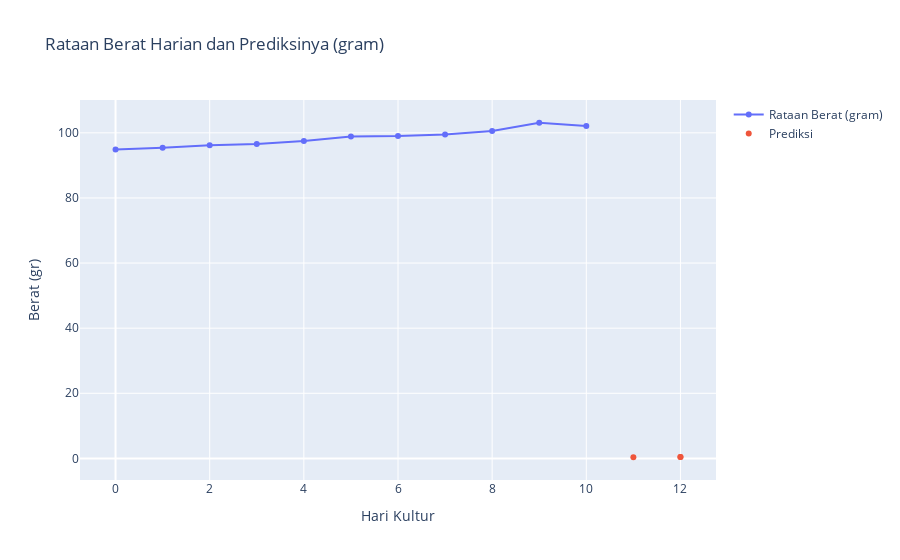

This figure's notebook cell:
### Code cell
# Grafik Pertumbuhan ABW

def pred_abw(n):
  y = 0.0016 * (n ** 2) + 0.0261 * (n) - 0.1265
  return y

pred_x = [kolam.iloc[-1,1]+1, kolam.iloc[-1,1]+2, kolam.iloc[-1,1]+2]
pred_y = []

for i in pred_x:
  y = pred_abw(i)
  pred_y.append(y)

fig = go.Figure()
fig.add_trace(go.Scatter(x=kolam['Hari Kalender'], y=kolam['ABW (g)'],
                    mode='lines+markers',
                    name='Rataan Berat (gram)'))
fig.add_trace(go.Scatter(x=pred_x, y=pred_y,
                    mode='markers', name='Prediksi'))
fig.update_layout(title='Rataan Berat Harian dan Prediksinya (gram)',
                   xaxis_title='Hari Kultur',
                   yaxis_title='Berat (gr)')
fig.show()

### Figure 1 — Plotly figure (JSON) as saved in the notebook; plotly's stock layout.template omitted (floating-point values rounded to 4 significant figures)
{"data": [{"mode": "lines+markers", "name": "Rataan Berat (gram)", "type": "scatter", "x": [0, 1, 2, 3, 4, 5, 6, 7, 8, 9, 10], "y": [94.9, 95.4, 96.2, 96.6, 97.5, 98.9, 99, 99.5, 100.6, 103.1, 102.1]}, {"mode": "markers", "name": "Prediksi", "type": "scatter", "x": [11, 12, 12], "y": [0.3542, 0.4171, 0.4171]}], "layout": {"title": {"text": "Rataan Berat Harian dan Prediksinya (gram)"}, "xaxis": {"title": {"text": "Hari Kultur"}}, "yaxis": {"title": {"text": "Berat (gr)"}}}}
